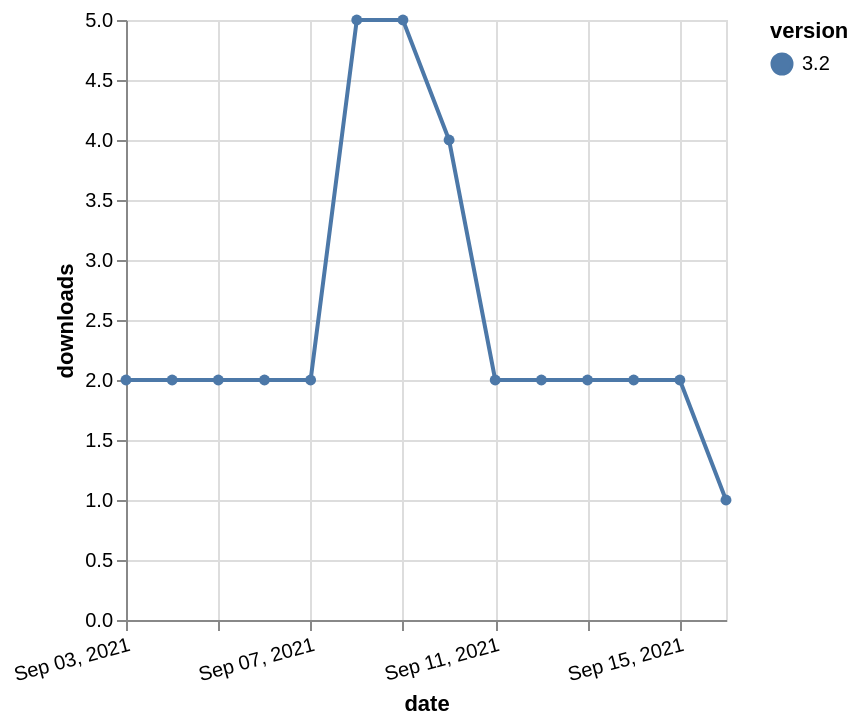

The specification (Vega-Lite) saved for this image:
### Vega-Lite specification from a JSON file in a GitHub repository (floating-point values rounded to 4 significant figures)
{"$schema": "https://vega.github.io/schema/vega-lite/v5.json", "description": "A simple bar chart with embedded data.", "data": {"values": [{"date": "2021-09-03", "total": 2958, "delta": 2, "version": "3.2"}, {"date": "2021-09-04", "total": 2960, "delta": 2, "version": "3.2"}, {"date": "2021-09-05", "total": 2962, "delta": 2, "version": "3.2"}, {"date": "2021-09-06", "total": 2964, "delta": 2, "version": "3.2"}, {"date": "2021-09-07", "total": 2966, "delta": 2, "version": "3.2"}, {"date": "2021-09-08", "total": 2971, "delta": 5, "version": "3.2"}, {"date": "2021-09-09", "total": 2976, "delta": 5, "version": "3.2"}, {"date": "2021-09-10", "total": 2980, "delta": 4, "version": "3.2"}, {"date": "2021-09-11", "total": 2982, "delta": 2, "version": "3.2"}, {"date": "2021-09-12", "total": 2984, "delta": 2, "version": "3.2"}, {"date": "2021-09-13", "total": 2986, "delta": 2, "version": "3.2"}, {"date": "2021-09-14", "total": 2988, "delta": 2, "version": "3.2"}, {"date": "2021-09-15", "total": 2990, "delta": 2, "version": "3.2"}, {"date": "2021-09-16", "total": 2991, "delta": 1, "version": "3.2"}]}, "width": "container", "mark": {"type": "line", "point": {"filled": true}}, "encoding": {"x": {"field": "date", "type": "temporal", "timeUnit": "yearmonthdate", "title": "date", "axis": {"labelAngle": -15}}, "y": {"field": "delta", "type": "quantitative", "title": "downloads"}, "color": {"field": "version", "type": "nominal"}, "tooltip": {"field": "delta"}}}
